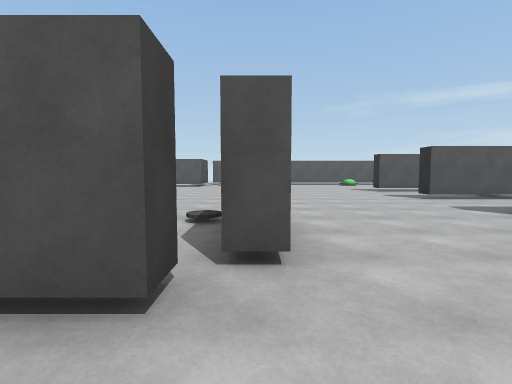
View 1 (above)

18 first-person views from a walk through a scene from a Unity 3-D project. The camera is 1.4 m above the floor, tilts 4° down and sees 85° across. Doors are open. The floor is counted in squares, 2 m on a side. Each view is taken from the middle of a square. On the plan, view 1 faces up. The plan holds only what a view shows up to about 9 squares ahead; the rest is blank. The player character is not drawn. Some animated figures are left out. Some surface patterns are stand-ins.

View 2
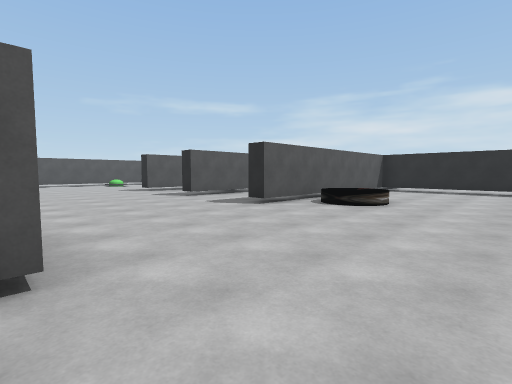

View 3
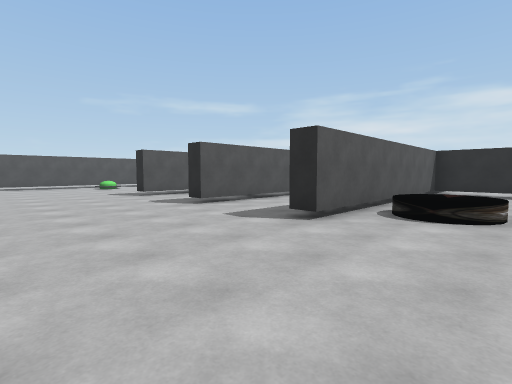

View 4
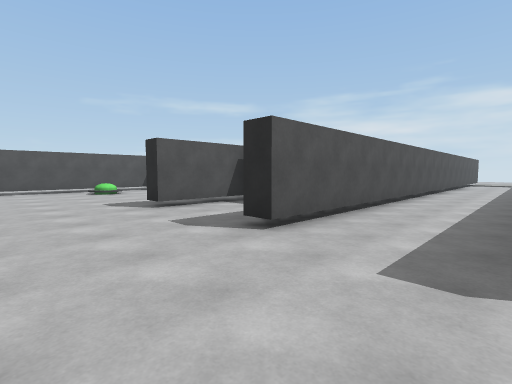

View 5
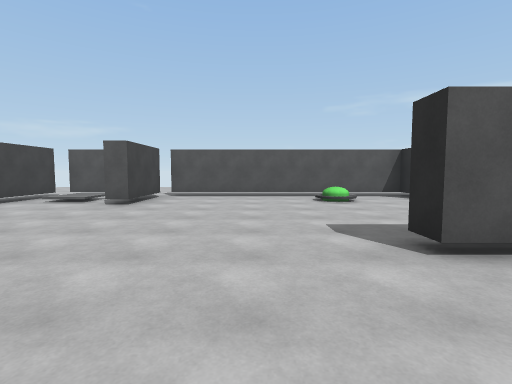

View 6
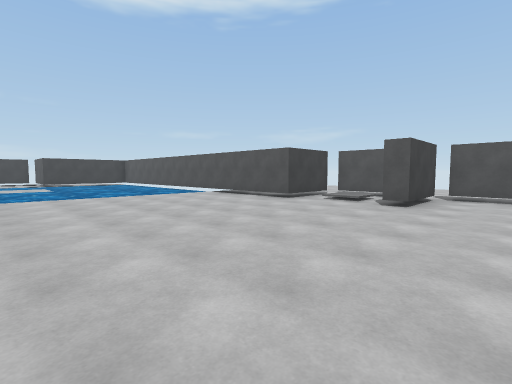

View 7
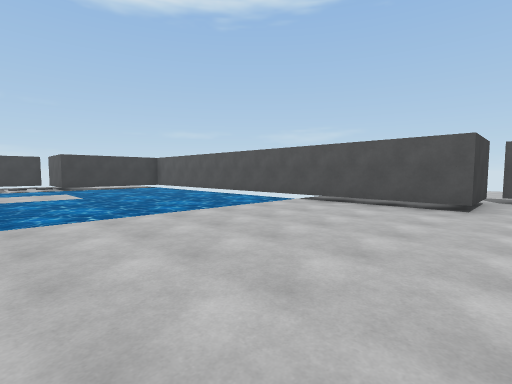

View 8
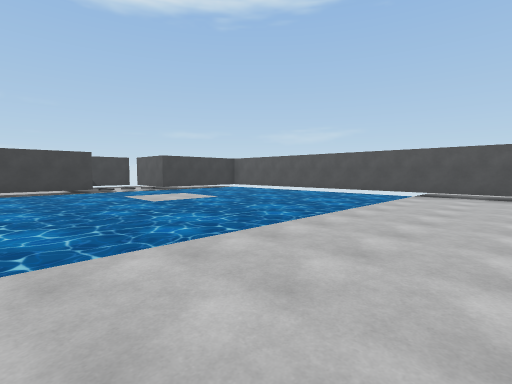

View 9
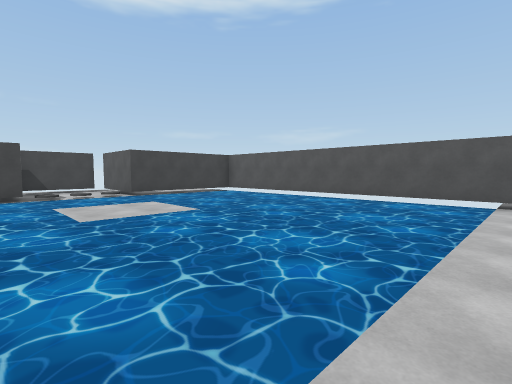

View 10
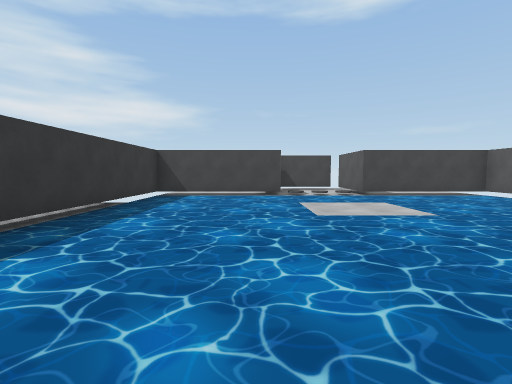

View 11
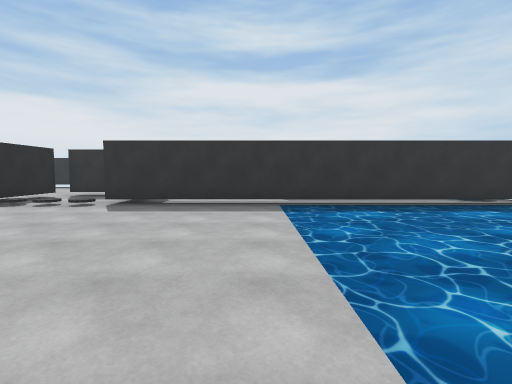

View 12
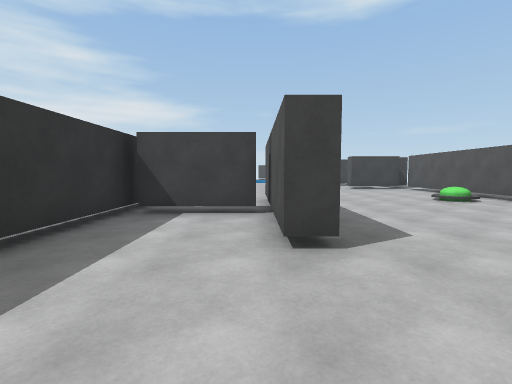

View 13
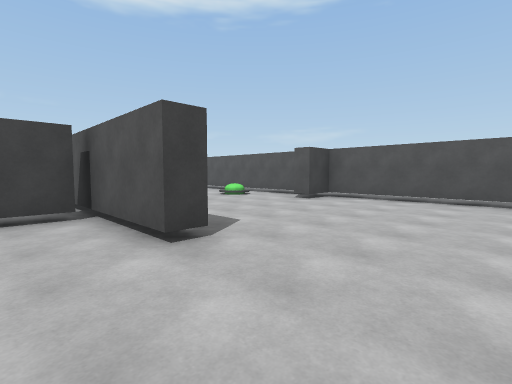

View 14
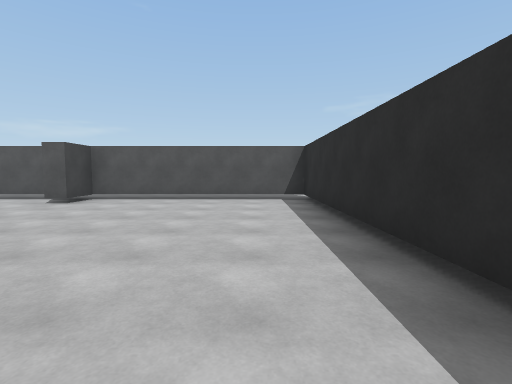

View 15
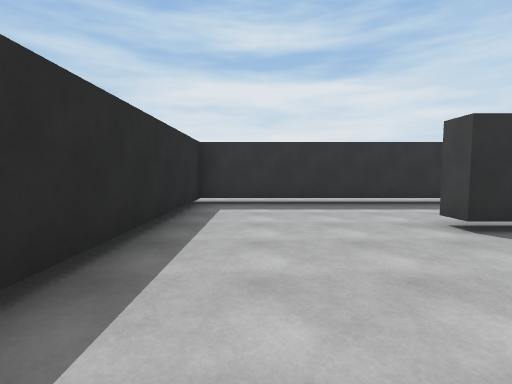

View 16
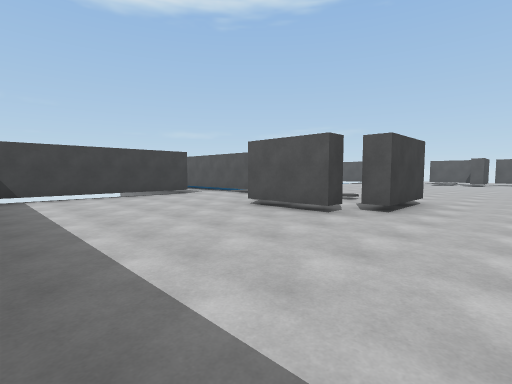

View 17
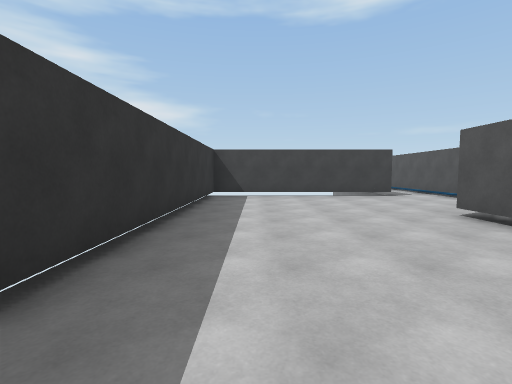

View 18
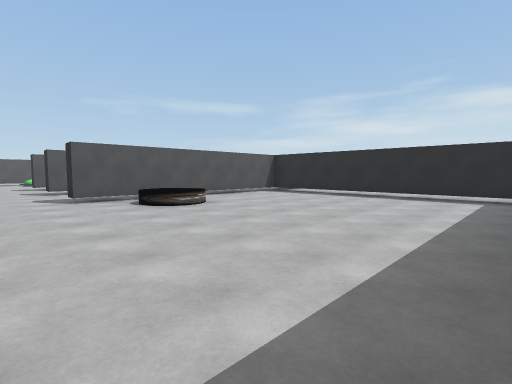

### Floor plan
Key: @ floor where view 1 was taken; # wall or solid block; . floor; / step, stairs or slope; D open door; ≈ liquid the walk keeps out of; ^ raised ledge; T thing the floor can be seen under or through; O other object.
Columns run from 15 left of view 1 to 14 right of it. Each row starts with its distance up from view 1.
 18                ..     .......
 17            ..################
 16          ...##.#......#.....#
 15          ...#//#....O.......#
 14 ########TTTTT..#............#
 13 #≈≈≈≈≈≈≈≈...................#
 12 #≈≈≈≈≈≈≈≈...................#
 11 #≈≈≈≈≈≈≈≈...........#####...#
 10 #≈≈≈≈≈≈≈≈..........DD.#.DD..#
  9  ≈≈..≈≈≈≈..........DD.#.DD..#
  8 #≈≈≈≈≈≈≈≈..........DD###DD###
  7 #≈≈≈≈≈≈≈≈..........DD.DD.DD.D
  6 #≈≈≈≈≈≈≈≈..........DD.DD.DD.DD
  5 #≈≈≈≈≈≈≈≈..........DD#DD#DD
  4 ####TTTTTTTTT///..........#.
  3    O........ ..#.....^^...T.
  2         #...####..........T
  1         #.................T.
  0         #......@..........T..
 -1         #.................T..
 -2         #.................T..
 -3         #.................T.
 -4         #########

Positions as (right, up) in squares from view 1, and headings:
1: (0, 0), facing up
2: (0, 0), facing up-right
3: (1, 2), facing up-right
4: (2, 5), facing up-right
5: (3, 8), facing up
6: (2, 8), facing up-left
7: (-2, 8), facing up-left
8: (-4, 5), facing up-left
9: (-6, 7), facing up-left
10: (-6, 7), facing left
11: (-6, 10), facing down
12: (12, 10), facing left
13: (12, 9), facing up-left
14: (12, 9), facing up
15: (12, 14), facing down
16: (2, -3), facing up-left
17: (2, -2), facing left
18: (3, -3), facing up-right
